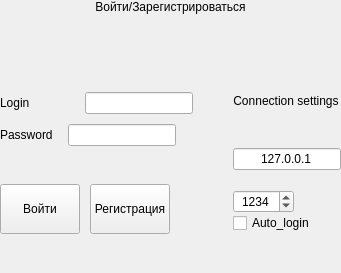
           <widget class="QWidget" name="tab_enter">
            <property name="sizePolicy">
             <sizepolicy hsizetype="Expanding" vsizetype="Expanding">
              <horstretch>0</horstretch>
              <verstretch>0</verstretch>
             </sizepolicy>
            </property>
            <property name="minimumSize">
             <size>
              <width>0</width>
              <height>0</height>
             </size>
            </property>
            <property name="maximumSize">
             <size>
              <width>16777215</width>
              <height>16777215</height>
             </size>
            </property>
            <attribute name="title">
             <string>Tab 2</string>
            </attribute>
            <layout class="QGridLayout" name="gridLayout_6">
             <property name="leftMargin">
              <number>0</number>
             </property>
             <property name="topMargin">
              <number>0</number>
             </property>
             <property name="rightMargin">
              <number>0</number>
             </property>
             <property name="bottomMargin">
              <number>0</number>
             </property>
             <property name="spacing">
              <number>0</number>
             </property>
             <item row="0" column="0">
              <widget class="QFrame" name="frame_3">
               <property name="sizePolicy">
                <sizepolicy hsizetype="Fixed" vsizetype="Fixed">
                 <horstretch>0</horstretch>
                 <verstretch>0</verstretch>
                </sizepolicy>
               </property>
               <property name="maximumSize">
                <size>
                 <width>500</width>
                 <height>400</height>
                </size>
               </property>
               <property name="frameShape">
                <enum>QFrame::NoFrame</enum>
               </property>
               <property name="frameShadow">
                <enum>QFrame::Raised</enum>
               </property>
               <property name="lineWidth">
                <number>0</number>
               </property>
               <layout class="QGridLayout" name="gridLayout_2">
                <property name="leftMargin">
                 <number>0</number>
                </property>
                <property name="topMargin">
                 <number>0</number>
                </property>
                <property name="rightMargin">
                 <number>0</number>
                </property>
                <property name="bottomMargin">
                 <number>0</number>
                </property>
                <property name="horizontalSpacing">
                 <number>0</number>
                </property>
                <property name="verticalSpacing">
                 <number>6</number>
                </property>
                <item row="0" column="0">
                 <layout class="QVBoxLayout" name="verticalLayout_6">
                  <property name="spacing">
                   <number>0</number>
                  </property>
                  <item>
                   <widget class="QLabel" name="label_enter_or_reg">
                    <property name="sizePolicy">
                     <sizepolicy hsizetype="Preferred" vsizetype="Fixed">
                      <horstretch>0</horstretch>
                      <verstretch>0</verstretch>
                     </sizepolicy>
                    </property>
                    <property name="text">
                     <string>Войти/Зарегистрироваться</string>
                    </property>
                    <property name="alignment">
                     <set>Qt::AlignHCenter|Qt::AlignTop</set>
                    </property>
                   </widget>
                  </item>
                  <item>
                   <spacer name="verticalSpacer_4">
                    <property name="orientation">
                     <enum>Qt::Vertical</enum>
                    </property>
                    <property name="sizeType">
                     <enum>QSizePolicy::Fixed</enum>
                    </property>
                    <property name="sizeHint" stdset="0">
                     <size>
                      <width>20</width>
                      <height>40</height>
                     </size>
                    </property>
                   </spacer>
                  </item>
                  <item>
                   <layout class="QHBoxLayout" name="horizontalLayout_6">
                    <property name="spacing">
                     <number>0</number>
                    </property>
                    <item>
                     <layout class="QVBoxLayout" name="verticalLayout_5">
                      <property name="spacing">
                       <number>0</number>
                      </property>
                      <item>
                       <layout class="QVBoxLayout" name="verticalLayout_4">
                        <property name="spacing">
                         <number>10</number>
                        </property>
                        <item>
                         <layout class="QHBoxLayout" name="horizontalLayout_3">
                          <property name="spacing">
                           <number>0</number>
                          </property>
                          <item>
                           <widget class="QLabel" name="label_login">
                            <property name="sizePolicy">
                             <sizepolicy hsizetype="Fixed" vsizetype="Fixed">
                              <horstretch>0</horstretch>
                              <verstretch>0</verstretch>
                             </sizepolicy>
                            </property>
                            <property name="text">
                             <string>Login</string>
                            </property>
                            <property name="alignment">
                             <set>Qt::AlignLeading|Qt::AlignLeft|Qt::AlignVCenter</set>
                            </property>
                           </widget>
                          </item>
                          <item>
                           <spacer name="horizontalSpacer_6">
                            <property name="orientation">
                             <enum>Qt::Horizontal</enum>
                            </property>
                            <property name="sizeType">
                             <enum>QSizePolicy::Fixed</enum>
                            </property>
                            <property name="sizeHint" stdset="0">
                             <size>
                              <width>55</width>
                              <height>20</height>
                             </size>
                            </property>
                           </spacer>
                          </item>
                          <item>
                           <widget class="QLineEdit" name="le_login_enter">
                            <property name="sizePolicy">
                             <sizepolicy hsizetype="Fixed" vsizetype="Fixed">
                              <horstretch>0</horstretch>
                              <verstretch>0</verstretch>
                             </sizepolicy>
                            </property>
                            <property name="text">
                             <string/>
                            </property>
                           </widget>
                          </item>
                          <item>
                           <spacer name="horizontalSpacer_4">
                            <property name="orientation">
                             <enum>Qt::Horizontal</enum>
                            </property>
                            <property name="sizeHint" stdset="0">
                             <size>
                              <width>40</width>
                              <height>20</height>
                             </size>
                            </property>
                           </spacer>
                          </item>
                         </layout>
                        </item>
                        <item>
                         <layout class="QHBoxLayout" name="horizontalLayout_4">
                          <property name="spacing">
                           <number>0</number>
                          </property>
                          <item>
                           <widget class="QLabel" name="label_pass">
                            <property name="sizePolicy">
                             <sizepolicy hsizetype="Fixed" vsizetype="Fixed">
                              <horstretch>0</horstretch>
                              <verstretch>0</verstretch>
                             </sizepolicy>
                            </property>
                            <property name="text">
                             <string>Password</string>
                            </property>
                           </widget>
                          </item>
                          <item>
                           <spacer name="horizontalSpacer_7">
                            <property name="orientation">
                             <enum>Qt::Horizontal</enum>
                            </property>
                            <property name="sizeType">
                             <enum>QSizePolicy::Fixed</enum>
                            </property>
                            <property name="sizeHint" stdset="0">
                             <size>
                              <width>15</width>
                              <height>20</height>
                             </size>
                            </property>
                           </spacer>
                          </item>
                          <item>
                           <widget class="QLineEdit" name="le_pass_enter">
                            <property name="sizePolicy">
                             <sizepolicy hsizetype="Fixed" vsizetype="Fixed">
                              <horstretch>0</horstretch>
                              <verstretch>0</verstretch>
                             </sizepolicy>
                            </property>
                           </widget>
                          </item>
                          <item>
                           <spacer name="horizontalSpacer_5">
                            <property name="orientation">
                             <enum>Qt::Horizontal</enum>
                            </property>
                            <property name="sizeHint" stdset="0">
                             <size>
                              <width>40</width>
                              <height>20</height>
                             </size>
                            </property>
                           </spacer>
                          </item>
                         </layout>
                        </item>
                       </layout>
                      </item>
                      <item>
                       <layout class="QHBoxLayout" name="horizontalLayout_5">
                        <property name="spacing">
                         <number>0</number>
                        </property>
                        <item>
                         <widget class="QPushButton" name="pb_enter_enter">
                          <property name="sizePolicy">
                           <sizepolicy hsizetype="Fixed" vsizetype="Fixed">
                            <horstretch>0</horstretch>
                            <verstretch>0</verstretch>
                           </sizepolicy>
                          </property>
                          <property name="maximumSize">
                           <size>
                            <width>16777215</width>
                            <height>50</height>
                           </size>
                          </property>
                          <property name="text">
                           <string>Войти</string>
                          </property>
                          <property name="shortcut">
                           <string>Return</string>
                          </property>
                         </widget>
                        </item>
                        <item>
                         <spacer name="horizontalSpacer_10">
                          <property name="orientation">
                           <enum>Qt::Horizontal</enum>
                          </property>
                          <property name="sizeType">
                           <enum>QSizePolicy::Fixed</enum>
                          </property>
                          <property name="sizeHint" stdset="0">
                           <size>
                            <width>10</width>
                            <height>20</height>
                           </size>
                          </property>
                         </spacer>
                        </item>
                        <item>
                         <widget class="QPushButton" name="pb_reg_enter">
                          <property name="sizePolicy">
                           <sizepolicy hsizetype="Fixed" vsizetype="Fixed">
                            <horstretch>0</horstretch>
                            <verstretch>0</verstretch>
                           </sizepolicy>
                          </property>
                          <property name="maximumSize">
                           <size>
                            <width>16777215</width>
                            <height>50</height>
                           </size>
                          </property>
                          <property name="text">
                           <string>Регистрация</string>
                          </property>
                         </widget>
                        </item>
                        <item>
                         <spacer name="horizontalSpacer_9">
                          <property name="orientation">
                           <enum>Qt::Horizontal</enum>
                          </property>
                          <property name="sizeHint" stdset="0">
                           <size>
                            <width>40</width>
                            <height>20</height>
                           </size>
                          </property>
                         </spacer>
                        </item>
                       </layout>
                      </item>
                     </layout>
                    </item>
                    <item>
                     <layout class="QVBoxLayout" name="verticalLayout_3">
                      <property name="spacing">
                       <number>0</number>
                      </property>
                      <item>
                       <spacer name="verticalSpacer_3">
                        <property name="orientation">
                         <enum>Qt::Vertical</enum>
                        </property>
                        <property name="sizeType">
                         <enum>QSizePolicy::Fixed</enum>
                        </property>
                        <property name="sizeHint" stdset="0">
                         <size>
                          <width>20</width>
                          <height>40</height>
                         </size>
                        </property>
                       </spacer>
                      </item>
                      <item>
                       <widget class="QLabel" name="label_settings">
                        <property name="sizePolicy">
                         <sizepolicy hsizetype="Fixed" vsizetype="Fixed">
                          <horstretch>0</horstretch>
                          <verstretch>0</verstretch>
                         </sizepolicy>
                        </property>
                        <property name="layoutDirection">
                         <enum>Qt::LeftToRight</enum>
                        </property>
                        <property name="text">
                         <string>Connection settings</string>
                        </property>
                        <property name="alignment">
                         <set>Qt::AlignCenter</set>
                        </property>
                       </widget>
                      </item>
                      <item>
                       <spacer name="verticalSpacer_2">
                        <property name="orientation">
                         <enum>Qt::Vertical</enum>
                        </property>
                        <property name="sizeType">
                         <enum>QSizePolicy::Fixed</enum>
                        </property>
                        <property name="sizeHint" stdset="0">
                         <size>
                          <width>20</width>
                          <height>40</height>
                         </size>
                        </property>
                       </spacer>
                      </item>
                      <item>
                       <widget class="QLineEdit" name="leHost">
                        <property name="sizePolicy">
                         <sizepolicy hsizetype="Fixed" vsizetype="Fixed">
                          <horstretch>0</horstretch>
                          <verstretch>0</verstretch>
                         </sizepolicy>
                        </property>
                        <property name="text">
                         <string>127.0.0.1</string>
                        </property>
                        <property name="alignment">
                         <set>Qt::AlignCenter</set>
                        </property>
                       </widget>
                      </item>
                      <item>
                       <spacer name="horizontalSpacer_8">
                        <property name="orientation">
                         <enum>Qt::Horizontal</enum>
                        </property>
                        <property name="sizeType">
                         <enum>QSizePolicy::Fixed</enum>
                        </property>
                        <property name="sizeHint" stdset="0">
                         <size>
                          <width>40</width>
                          <height>20</height>
                         </size>
                        </property>
                       </spacer>
                      </item>
                      <item>
                       <widget class="QSpinBox" name="sbPort">
                        <property name="sizePolicy">
                         <sizepolicy hsizetype="Fixed" vsizetype="Fixed">
                          <horstretch>0</horstretch>
                          <verstretch>0</verstretch>
                         </sizepolicy>
                        </property>
                        <property name="maximumSize">
                         <size>
                          <width>16777215</width>
                          <height>50</height>
                         </size>
                        </property>
                        <property name="alignment">
                         <set>Qt::AlignCenter</set>
                        </property>
                        <property name="maximum">
                         <number>65536</number>
                        </property>
                        <property name="value">
                         <number>1234</number>
                        </property>
                       </widget>
                      </item>
                      <item>
                       <widget class="QCheckBox" name="cb_autoLogin">
                        <property name="text">
                         <string>Auto_login</string>
                        </property>
                       </widget>
                      </item>
                      <item>
                       <spacer name="verticalSpacer">
                        <property name="orientation">
                         <enum>Qt::Vertical</enum>
                        </property>
                        <property name="sizeHint" stdset="0">
                         <size>
                          <width>20</width>
                          <height>40</height>
                         </size>
                        </property>
                       </spacer>
                      </item>
                     </layout>
                    </item>
                   </layout>
                  </item>
                 </layout>
                </item>
               </layout>
              </widget>
             </item>
            </layout>
           </widget>
